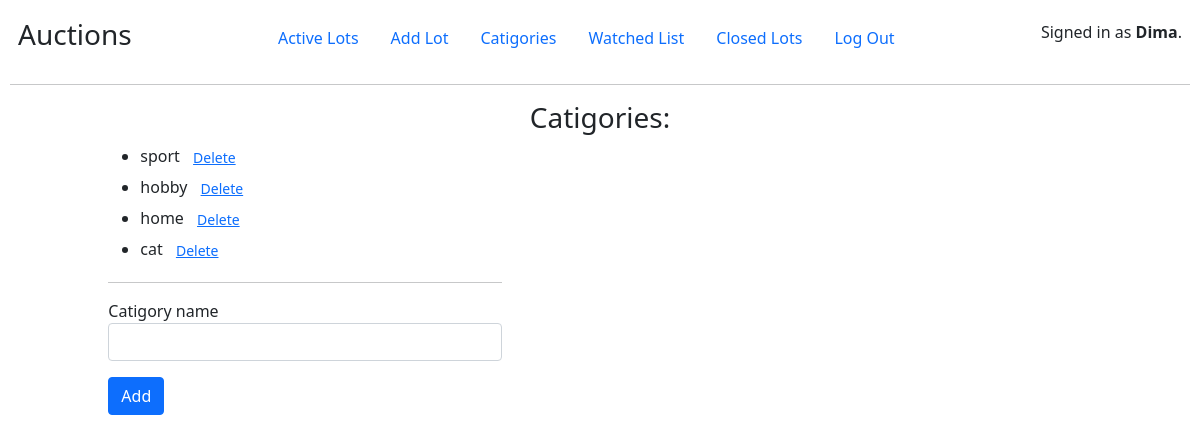
The page /catigories (signed in) on the database as committed earlier.
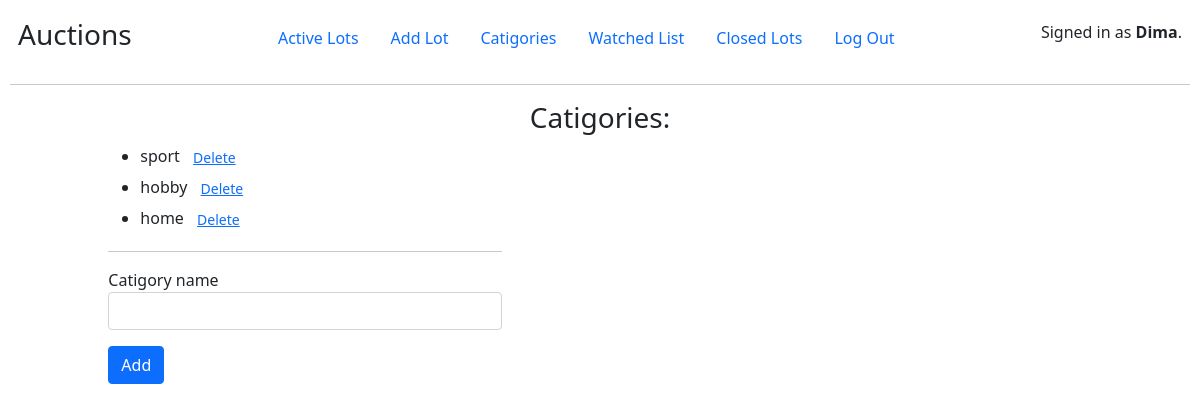
The same page on the database as committed later.
### auctions/models.py (models this page shows)
class Catigory(models.Model):
    catigory_name = models.CharField(max_length=64, unique=True)
    def __str__(self):
        return self.catigory_name

### auctions/views.py (the view)
# urls.py: path('catigories', catigory_list, name='catigories_list_url'),
@login_required(login_url='login')
def catigory_list(request):
    catigories = Catigory.objects.all()
    if request.method == 'POST':
        bound_form = CatigoryForm(request.POST)
        if bound_form.is_valid():
            bound_form.save()
            return redirect('catigories_list_url')
        else:
            return render(request, 'auctions/catigories_list.html', {"form": bound_form, "catigories": catigories})
    else:
        form = CatigoryForm()
        return render(request, 'auctions/catigories_list.html', {"form" : form, "catigories": catigories})

### auctions/forms.py
class CatigoryForm(forms.ModelForm):
    class Meta:
        model = Catigory
        fields = ['catigory_name']
        widgets = {
            'catigory_name': forms.TextInput(attrs={"class":"form-control"})
        }

### auctions/templates/auctions/catigories_list.html (shortened to what this page needs)
{% extends "auctions/layout.html" %}
{% block body %}
<h3 class="col-md-4 offset-md-4 text-center">Catigories:</h3>
<div class="col-md-4 offset-md-1">
    <ul>
        {% for catigory in catigories %}
            <li>
                    {{catigory}}
                    <form style="display:inline;" action="{% url 'catigory_delete_url' catigory_id=catigory.id %}" method="post">
                        <button class="btn btn-link btn-sm" type="submit">Delete</button>
                    </form>
            </li>
        {% empty %}
                <h2> No Catigory </h2>
        {% endfor%}
    </ul>
    <hr>
    <form action="{% url 'catigories_list_url'%}" method="post">
        <div class="mb-3">
            {{form.catigory_name.label}}
          {{form.catigory_name}}
        </div>
        <button type="submit" class="btn btn-primary">Add</button>
    </form>
</div>
{% endblock %}

Rows that differ between the two databases and show on the page:
removed Catigory: catigory_name "cat"
